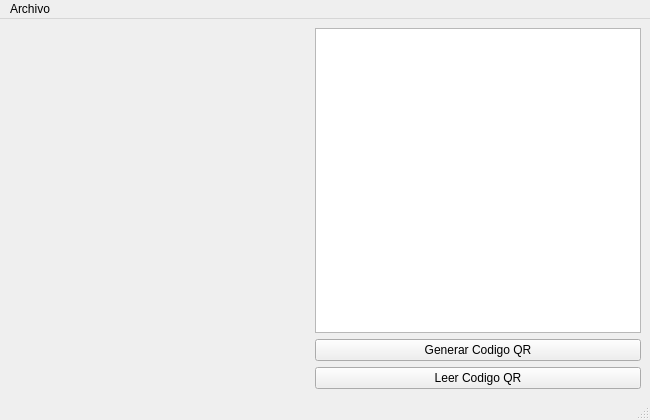
<?xml version="1.0" encoding="UTF-8"?>
<ui version="4.0">
 <class>MainWindow</class>
 <widget class="QMainWindow" name="MainWindow">
  <property name="geometry">
   <rect>
    <x>0</x>
    <y>0</y>
    <width>650</width>
    <height>420</height>
   </rect>
  </property>
  <property name="minimumSize">
   <size>
    <width>650</width>
    <height>420</height>
   </size>
  </property>
  <property name="windowTitle">
   <string>MainWindow</string>
  </property>
  <widget class="QWidget" name="centralwidget">
   <layout class="QHBoxLayout" name="horizontalLayout">
    <item>
     <widget class="QLabel" name="label">
      <property name="minimumSize">
       <size>
        <width>300</width>
        <height>350</height>
       </size>
      </property>
      <property name="maximumSize">
       <size>
        <width>300</width>
        <height>350</height>
       </size>
      </property>
      <property name="autoFillBackground">
       <bool>false</bool>
      </property>
      <property name="frameShape">
       <enum>QFrame::NoFrame</enum>
      </property>
      <property name="text">
       <string/>
      </property>
     </widget>
    </item>
    <item>
     <layout class="QVBoxLayout" name="verticalLayout">
      <item>
       <widget class="QTextEdit" name="textEdit">
        <property name="minimumSize">
         <size>
          <width>300</width>
          <height>300</height>
         </size>
        </property>
       </widget>
      </item>
      <item>
       <widget class="QPushButton" name="pushButton">
        <property name="text">
         <string>Generar Codigo QR</string>
        </property>
       </widget>
      </item>
      <item>
       <widget class="QPushButton" name="pushButton_2">
        <property name="text">
         <string>Leer Codigo QR</string>
        </property>
       </widget>
      </item>
     </layout>
    </item>
   </layout>
  </widget>
  <widget class="QMenuBar" name="menubar">
   <property name="geometry">
    <rect>
     <x>0</x>
     <y>0</y>
     <width>650</width>
     <height>23</height>
    </rect>
   </property>
   <widget class="QMenu" name="menuFile">
    <property name="title">
     <string>Archivo</string>
    </property>
    <addaction name="actionLoad"/>
    <addaction name="actionSave"/>
    <addaction name="separator"/>
    <addaction name="actionQuit"/>
   </widget>
   <addaction name="menuFile"/>
  </widget>
  <widget class="QStatusBar" name="statusbar"/>
  <action name="actionLoad">
   <property name="text">
    <string>Load</string>
   </property>
  </action>
  <action name="actionSave">
   <property name="text">
    <string>Save</string>
   </property>
  </action>
  <action name="actionQuit">
   <property name="text">
    <string>Quit</string>
   </property>
  </action>
 </widget>
 <resources/>
 <connections/>
</ui>
